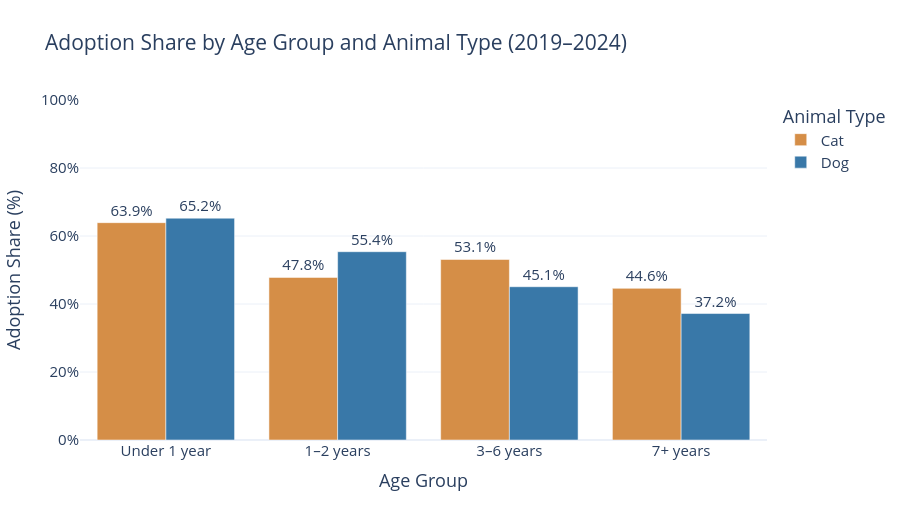

Here is the notebook cell this chart was saved with:
### Markdown cell above
## 13. Visualizing Adoption Shares by Age Group

This grouped bar chart compares adoption shares across four age categories for dogs and cats.

Animals younger than one year have the highest adoption shares for both species. The lowest shares occur among animals aged seven years or older.

The differences are especially noticeable for dogs, whose adoption share decreases across the four age groups. Cat adoption shares show a less consistent pattern.

These findings identify meaningful differences in recorded shelter outcomes without establishing that age causes those differences.

### Code cell
# STEP 13: Interactive adoption share by age group

age_order = [
    "Under 1 year",
    "1–2 years",
    "3–6 years",
    "7+ years"
]

fig_age = px.bar(
    age_summary,
    x="Age Group",
    y="Adoption Share (%)",
    color="Animal Type",
    barmode="group",
    title="Adoption Share by Age Group and Animal Type (2019–2024)",
    category_orders={"Age Group": age_order},
    color_discrete_map={
        "Dog": "#3978A8",
        "Cat": "#D58E47"
    },
    text="Adoption Share (%)",
    custom_data=["Known_Outcomes", "Adoptions"]
)

# Add readable percentage labels and hover details
fig_age.update_traces(
    texttemplate="%{text:.1f}%",
    textposition="outside",
    hovertemplate=(
        "Age group: %{x}<br>"
        "Adoption share: %{y:.2f}%<br>"
        "Known outcomes: %{customdata[0]:,}<br>"
        "Adoptions: %{customdata[1]:,}"
        "<extra>%{fullData.name}</extra>"
    )
)

# Improve layout
fig_age.update_layout(
    template="plotly_white",
    font=dict(size=15),
    height=520,
    xaxis_title="Age Group",
    yaxis_title="Adoption Share (%)",
    legend_title_text="Animal Type"
)

fig_age.update_yaxes(
    range=[0, 100],
    ticksuffix="%"
)

fig_age.show()

# Save the interactive visualization
fig_age.write_html("adoption_share_by_age.html")

### Figure 1 — Plotly figure (JSON) as saved in the notebook; plotly's stock layout.template omitted (floating-point values rounded to 4 significant figures)
{"data": [{"alignmentgroup": "True", "customdata": [[22030, 14081], [6876, 3288], [2234, 1186], [1536, 685]], "hovertemplate": "Age group: %{x}<br>Adoption share: %{y:.2f}%<br>Known outcomes: %{customdata[0]:,}<br>Adoptions: %{customdata[1]:,}<extra>%{fullData.name}</extra>", "legendgroup": "Cat", "marker": {"color": "#D58E47", "pattern": {"shape": ""}}, "name": "Cat", "offsetgroup": "Cat", "orientation": "v", "showlegend": true, "text": [63.92, 47.82, 53.09, 44.6], "textposition": "outside", "texttemplate": "%{text:.1f}%", "type": "bar", "x": ["Under 1 year", "1–2 years", "3–6 years", "7+ years"], "xaxis": "x", "y": [63.92, 47.82, 53.09, 44.6], "yaxis": "y"}, {"alignmentgroup": "True", "customdata": [[14535, 9483], [14508, 8034], [6611, 2980], [3815, 1419]], "hovertemplate": "Age group: %{x}<br>Adoption share: %{y:.2f}%<br>Known outcomes: %{customdata[0]:,}<br>Adoptions: %{customdata[1]:,}<extra>%{fullData.name}</extra>", "legendgroup": "Dog", "marker": {"color": "#3978A8", "pattern": {"shape": ""}}, "name": "Dog", "offsetgroup": "Dog", "orientation": "v", "showlegend": true, "text": [65.24, 55.38, 45.08, 37.2], "textposition": "outside", "texttemplate": "%{text:.1f}%", "type": "bar", "x": ["Under 1 year", "1–2 years", "3–6 years", "7+ years"], "xaxis": "x", "y": [65.24, 55.38, 45.08, 37.2], "yaxis": "y"}], "layout": {"barmode": "group", "font": {"size": 15}, "height": 520, "legend": {"title": {"text": "Animal Type"}, "tracegroupgap": 0}, "title": {"text": "Adoption Share by Age Group and Animal Type (2019–2024)"}, "xaxis": {"anchor": "y", "categoryarray": ["Under 1 year", "1–2 years", "3–6 years", "7+ years"], "categoryorder": "array", "domain": [0, 1], "title": {"text": "Age Group"}}, "yaxis": {"anchor": "x", "domain": [0, 1], "range": [0, 100], "ticksuffix": "%", "title": {"text": "Adoption Share (%)"}}}}
